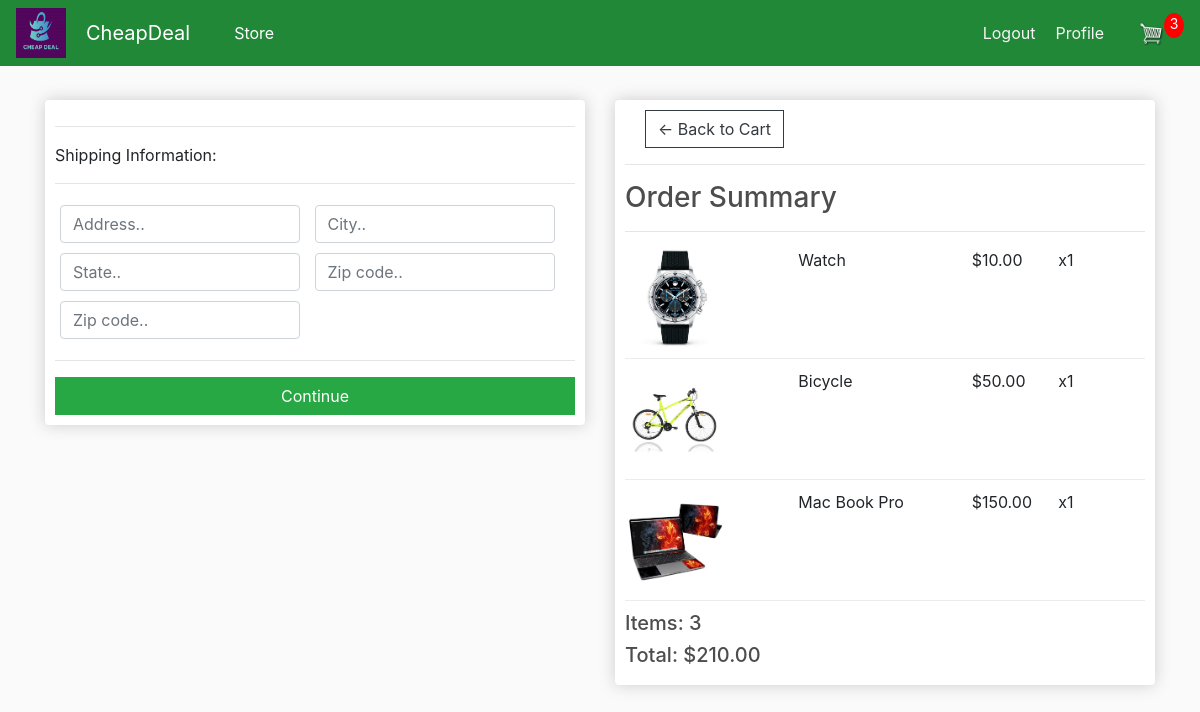
Screenshot of /checkout/ (signed in) with the database file from the repository.
### store/models.py (models this page shows, shortened)
class OrderItem(models.Model):
    product=models.ForeignKey(Product, on_delete=models.SET_NULL, null=True)
    order=models.ForeignKey(Order, on_delete=models.SET_NULL, null=True)
    quantity=models.IntegerField(default=0, null=True, blank=True)
    date_added=models.DateTimeField(auto_now_add=True)
    @property
    def get_total(self):
        total=self.product.price * self.quantity
        return total

class Product(models.Model):
    name=models.CharField(max_length=200)
    price=models.FloatField()
    digital=models.BooleanField(default=False, null=True, blank=True)
    image=models.ImageField(null=True, blank=True)
    @property
    def imageURL(self):
        try:
            url=self.image.url
        except:
            url=''
        return url

class Order(models.Model):
    customer=models.ForeignKey(Customer, on_delete=models.SET_NULL, null=True, blank=True)
    date_ordered=models.DateTimeField(auto_now_add=True)
    complete=models.BooleanField(default=False)
    transaction_id=models.CharField(max_length=100, null=True)
    @property
    def shipping(self):
        shipping=False
        orderitems=self.orderitem_set.all()
        for i in orderitems:
            if i.product.digital == False:
                shipping=True
        return shipping
    @property
    def get_cart_total(self):
        orderitems=self.orderitem_set.all()
        total=sum([item.get_total for item in orderitems])
        return total
    @property
    def get_cart_items(self):
        orderitems=self.orderitem_set.all()
        total=sum([item.quantity for item in orderitems])
        return total

### store/views.py (the view)
# urls.py: path('checkout/', views.checkout, name="checkout"),
def checkout(request):
    data = cartData(request)
    cartItems = data['cartItems']
    order = data['order']
    items = data['items']
    context = {'items': items, 'order': order, 'cartItems': cartItems}
    return render(request, 'store/checkout.html', context)

### store/utils.py (called while the page is built)
def cartData(request):
    if request.user.is_authenticated:
        customer=request.user.customer
        order, created=Order.objects.get_or_create(customer=customer, complete=False)
        items=order.orderitem_set.all()
        cartItems=order.get_cart_items
    else:
        cookieData=cookieCart(request)
        cartItems=cookieData['cartItems']
        order=cookieData['order']
        items=cookieData['items']
    return {'cartItems': cartItems, 'order': order, 'items': items}

### store/templates/store/Checkout.html (shortened to what this page needs)
{% extends 'store/main.html' %}
{% load static %}
{% block content %}
     <div class="row">
		<div class="col-lg-6">
			<div class="box-element" id="form-wrapper">
				<form id="form">
					<div id="shipping-info">
						<hr>
						<p>Shipping Information:</p>
						<hr>
						<div class="form-field">
							<input class="form-control" type="text" name="address" placeholder="Address..">
						</div>
						<div class="form-field">
							<input class="form-control" type="text" name="city" placeholder="City..">
						</div>
						<div class="form-field">
							<input class="form-control" type="text" name="state" placeholder="State..">
						</div>
						<div class="form-field">
							<input class="form-control" type="text" name="zipcode" placeholder="Zip code..">
						</div>
						<div class="form-field">
							<input class="form-control" type="text" name="country" placeholder="Zip code..">
						</div>
					</div>
					<hr>
					<input id="form-button" class="btn btn-success btn-block" type="submit" value="Continue">
				</form>
			</div>
			<br>
		</div>
		<div class="col-lg-6">
			<div class="box-element">
				<a  class="btn btn-outline-dark" href="{% url 'cart' %}">&#x2190; Back to Cart</a>
				<hr>
				<h3>Order Summary</h3>
				<hr>
				{% for item in items %}
				<div class="cart-row">
					<div style="flex:2"><img class="row-image" src="{{item.product.imageURL}}"></div>
					<div style="flex:2"><p>{{item.product.name}}</p></div>
					<div style="flex:1"><p>${{item.product.price|floatformat:2}}</p></div>
					<div style="flex:1"><p>x{{item.quantity}}</p></div>
				</div>
				{% endfor %}
				<h5>Items:   {{order.get_cart_items}}</h5>
				<h5>Total:   ${{order.get_cart_total|floatformat:2}}</h5>
			</div>
		</div>
	</div>
{% endblock content %}

### static/css/main.css (style rules this page uses)
body { background-color: hsl(0, 0%, 98%); }
h1,h2,h3,h4,h5,h6 { color:hsl(0, 0%, 30%); }
.box-element { box-shadow:hsl(0, 0%, 80%) 0 0 16px; background-color: #fff; border-radius: 4px; padding: 10px; }
.col-lg-4, .col-lg-6, .col-lg-8, .col-lg-12 { margin-top: 10px; }
.btn { border-radius: 0; }
.row-image { width: 100px; }
.form-field { width:250px; display: inline-block; padding: 5px; }
.cart-row { display: flex; align-items: stretch ; padding-bottom: 10px; margin-bottom: 10px; border-bottom: 1px solid #ececec; }
a { color: whitesmoke; text-decoration: none; margin-left: 20px; }

### rows the page displays
OrderItem: product.imageURL (picture), product.name "Watch", product.price "10.00", quantity "1"
OrderItem: product.imageURL (picture), product.name "Bicycle", product.price "50.00", quantity "1"
OrderItem: product.imageURL (picture), product.name "Mac Book Pro", product.price "150.00", quantity "1"
Order: get_cart_items "3", get_cart_total "210.00"

### other values shown
{{ cartItems }} "3"
